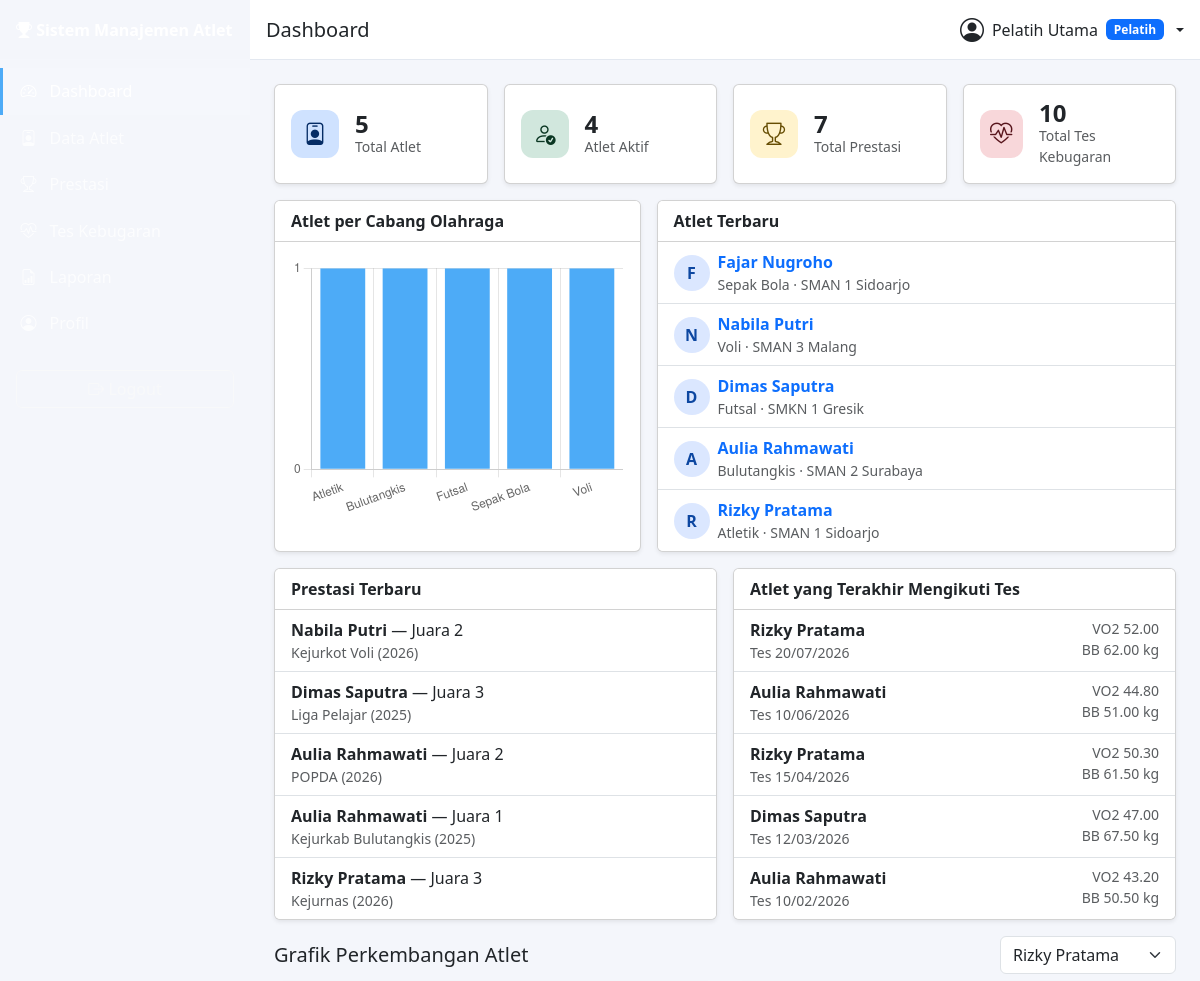
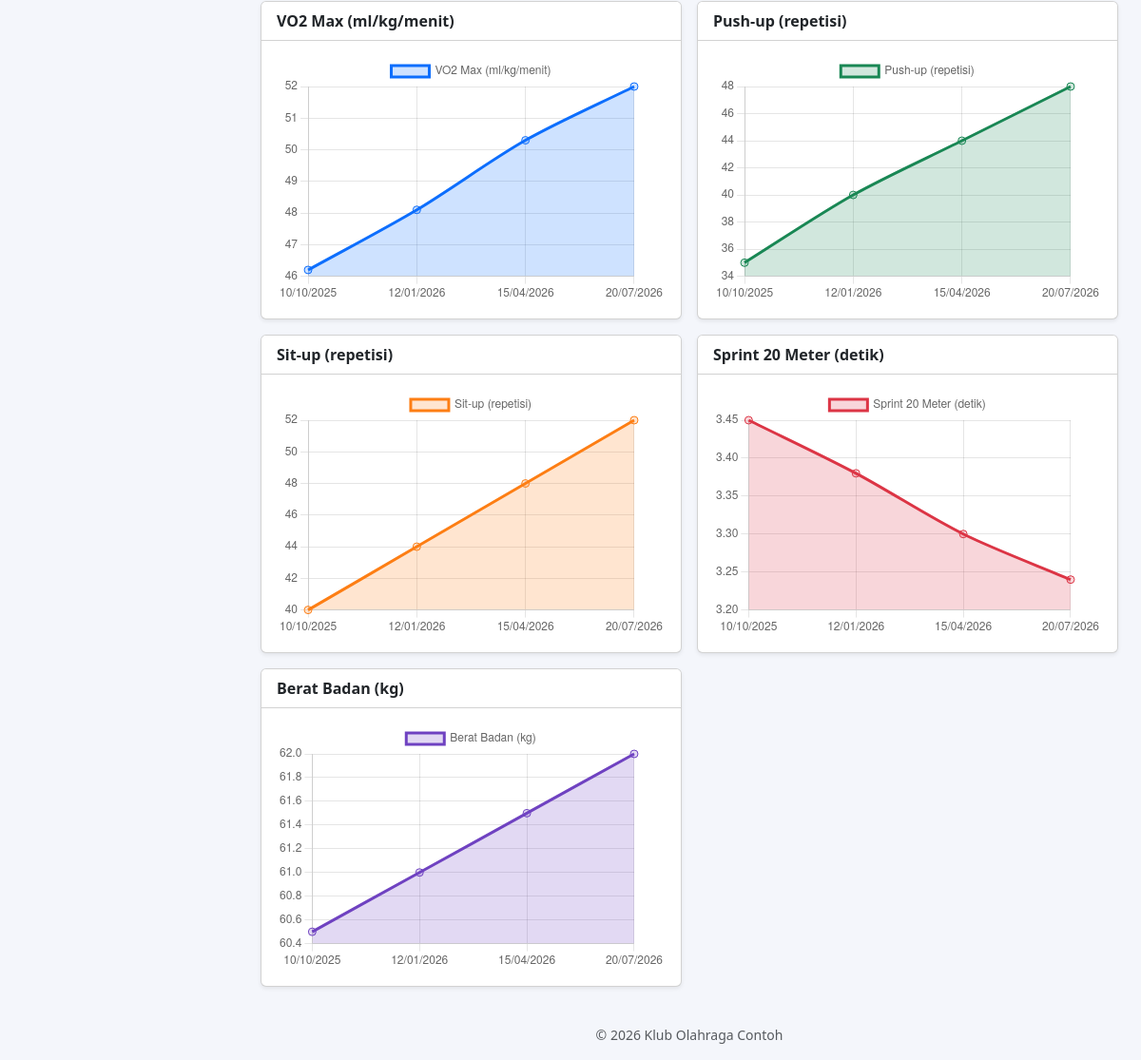
The page /coach/dashboard.php (signed in) on the database its author committed (2 pictures, top to bottom).
### tables this page shows
CREATE TABLE athletes (
  id            INT UNSIGNED NOT NULL AUTO_INCREMENT,
  full_name     VARCHAR(100) NOT NULL,
  gender        ENUM('Laki-laki','Perempuan') NOT NULL,
  birth_place   VARCHAR(100) NULL,
  birth_date    DATE NOT NULL,
  address       TEXT NULL,
  phone         VARCHAR(20) NULL,
  school        VARCHAR(150) NULL,
  `class`       VARCHAR(20) NULL,
  sport         VARCHAR(50) NOT NULL,               
  position      VARCHAR(50) NULL,
  jersey_number TINYINT UNSIGNED NULL,
  status        ENUM('aktif','nonaktif') NOT NULL DEFAULT 'aktif',
  photo         VARCHAR(255) NULL,                  
  notes         TEXT NULL,
  created_at    TIMESTAMP NOT NULL DEFAULT CURRENT_TIMESTAMP,
  updated_at    TIMESTAMP NOT NULL DEFAULT CURRENT_TIMESTAMP ON UPDATE CURRENT_TIMESTAMP,
  PRIMARY KEY (id),
  INDEX idx_athletes_name   (full_name),
  INDEX idx_athletes_sport  (sport),
  INDEX idx_athletes_school (school),
  INDEX idx_athletes_status (status)
);

CREATE TABLE achievements (
  id               INT UNSIGNED NOT NULL AUTO_INCREMENT,
  athlete_id       INT UNSIGNED NOT NULL,
  competition_year YEAR NOT NULL,
  competition_name VARCHAR(150) NOT NULL,
  category         VARCHAR(100) NULL,
  result           VARCHAR(100) NOT NULL,           
  `rank`           SMALLINT UNSIGNED NULL,          
  notes            TEXT NULL,
  created_at       TIMESTAMP NOT NULL DEFAULT CURRENT_TIMESTAMP,
  updated_at       TIMESTAMP NOT NULL DEFAULT CURRENT_TIMESTAMP ON UPDATE CURRENT_TIMESTAMP,
  PRIMARY KEY (id),
  INDEX idx_ach_athlete (athlete_id),
  INDEX idx_ach_year (competition_year),
  CONSTRAINT fk_ach_athlete
    FOREIGN KEY (athlete_id) REFERENCES athletes(id)
    ON DELETE CASCADE ON UPDATE CASCADE
);

CREATE TABLE fitness_tests (
  id            INT UNSIGNED NOT NULL AUTO_INCREMENT,
  athlete_id    INT UNSIGNED NOT NULL,
  test_date     DATE NOT NULL,
  height        DECIMAL(5,2) NULL,                  
  weight        DECIMAL(5,2) NULL,                  
  push_up       SMALLINT UNSIGNED NULL,             
  sit_up        SMALLINT UNSIGNED NULL,             
  sprint_20m    DECIMAL(5,2) NULL,                  
  beep_test     DECIMAL(4,1) NULL,                  
  sit_and_reach DECIMAL(5,2) NULL,                  
  agility       DECIMAL(5,2) NULL,                  
  vo2_max       DECIMAL(5,2) NULL,                  
  notes         TEXT NULL,
  created_at    TIMESTAMP NOT NULL DEFAULT CURRENT_TIMESTAMP,
  updated_at    TIMESTAMP NOT NULL DEFAULT CURRENT_TIMESTAMP ON UPDATE CURRENT_TIMESTAMP,
  PRIMARY KEY (id),
  INDEX idx_ft_athlete_date (athlete_id, test_date),
  CONSTRAINT fk_ft_athlete
    FOREIGN KEY (athlete_id) REFERENCES athletes(id)
    ON DELETE CASCADE ON UPDATE CASCADE,
  CONSTRAINT chk_ft_height CHECK (height IS NULL OR (height > 0 AND height < 300)),
  CONSTRAINT chk_ft_weight CHECK (weight IS NULL OR (weight > 0 AND weight < 300))
);

### coach/dashboard.php (called while the page is built, shortened)
<?php
require_once __DIR__ . '/../middleware/role.php';
require __DIR__ . '/../modules/dashboard.php';

### middleware/role.php (called while the page is built, shortened)
<?php
require_once __DIR__ . '/auth.php';
function isAdmin(): bool { return ($_SESSION['role'] ?? '') === 'admin'; }

### modules/dashboard.php (the view, shortened to what this page needs)
<?php
require_once __DIR__ . '/../middleware/role.php';
$pdo = db();
$isAdmin = isAdmin();
$count = function (string $sql) use ($pdo): int {
    return (int) $pdo->query($sql)->fetchColumn();
};
if ($isAdmin) {
    $cards = [
        ['Total Pengguna', 'bi-people', $count('SELECT COUNT(*) FROM users'), 'primary'],
        ['Total Pelatih', 'bi-person-workspace', $count("SELECT COUNT(*) FROM users WHERE role='pelatih'"), 'info'],
        ['Total Atlet', 'bi-person-badge', $count('SELECT COUNT(*) FROM athletes'), 'success'],
        ['Atlet Aktif', 'bi-person-check', $count("SELECT COUNT(*) FROM athletes WHERE status='aktif'"), 'success'],
        ['Atlet Nonaktif', 'bi-person-dash', $count("SELECT COUNT(*) FROM athletes WHERE status='nonaktif'"), 'secondary'],
        ['Total Prestasi', 'bi-trophy', $count('SELECT COUNT(*) FROM achievements'), 'warning'],
        ['Total Tes Kebugaran', 'bi-heart-pulse', $count('SELECT COUNT(*) FROM fitness_tests'), 'danger'],
    ];
} else {
    $cards = [
        ['Total Atlet', 'bi-person-badge', $count('SELECT COUNT(*) FROM athletes'), 'primary'],
        ['Atlet Aktif', 'bi-person-check', $count("SELECT COUNT(*) FROM athletes WHERE status='aktif'"), 'success'],
        ['Total Prestasi', 'bi-trophy', $count('SELECT COUNT(*) FROM achievements'), 'warning'],
        ['Total Tes Kebugaran', 'bi-heart-pulse', $count('SELECT COUNT(*) FROM fitness_tests'), 'danger'],
    ];
}
$recentAthletes = $pdo->query('SELECT id, full_name, sport, school, photo FROM athletes ORDER BY id DESC LIMIT 5')->fetchAll();
$recentAch = $pdo->query('SELECT a.id AS athlete_id, a.full_name, c.competition_year, c.competition_name, c.result
                          FROM achievements c JOIN athletes a ON a.id = c.athlete_id ORDER BY c.id DESC LIMIT 5')->fetchAll();
$recentTests = $pdo->query('SELECT a.id AS athlete_id, a.full_name, t.test_date, t.vo2_max, t.weight
                            FROM fitness_tests t JOIN athletes a ON a.id = t.athlete_id ORDER BY t.test_date DESC, t.id DESC LIMIT 5')->fetchAll();
$bySport = $pdo->query('SELECT sport, COUNT(*) AS c FROM athletes GROUP BY sport ORDER BY c DESC, sport')->fetchAll();
$athleteList = [];
$selId = 0;
if (!$isAdmin) {
    $athleteList = $pdo->query('SELECT id, full_name FROM athletes ORDER BY full_name')->fetchAll();
    $validIds = array_map('intval', array_column($athleteList, 'id'));
    $selId = get_id('athlete_id');
    if (!in_array($selId, $validIds, true)) {
        $selId = $recentTests ? (int) $recentTests[0]['athlete_id'] : ($validIds[0] ?? 0);
    }
}
include ROOT_PATH . '/components/header.php';
?>
<div class="row g-3 mb-3">
    <?php foreach ($cards as [$label, $icon, $val, $color]): ?>
        <div class="col-6 col-lg-3">
            <div class="card shadow-sm stat-card h-100"><div class="card-body d-flex align-items-center gap-3">
                <div class="stat-icon bg-<?= e($color) ?>-subtle text-<?= e($color) ?>-emphasis"><i class="bi <?= e($icon) ?>"></i></div>
                <div><div class="fs-4 fw-bold lh-1"><?= (int) $val ?></div><div class="text-muted small"><?= e($label) ?></div></div>
            </div></div>
        </div>
    <?php endforeach; ?>
</div>
<div class="row g-3 mb-3">
    <div class="col-lg-5"><div class="card shadow-sm h-100">
        <div class="card-header bg-white fw-semibold">Atlet per Cabang Olahraga</div>
        <div class="card-body"><?php if ($bySport): ?><div class="chart-box"><canvas id="sportChart"></canvas></div><?php else: ?><p class="text-muted mb-0">Belum ada data.</p><?php endif; ?></div>
    </div></div>
    <div class="col-lg-7"><div class="card shadow-sm h-100">
        <div class="card-header bg-white fw-semibold">Atlet Terbaru</div>
        <ul class="list-group list-group-flush">
            <?php foreach ($recentAthletes as $a): ?>
                <li class="list-group-item d-flex align-items-center gap-2"><?= avatar_html($a['full_name'], $a['photo'], 36) ?>
                    <div><a class="fw-semibold text-decoration-none" href="<?= e(url('athletes/view.php?id=' . $a['id'])) ?>"><?= e($a['full_name']) ?></a>
                    <div class="small text-muted"><?= e($a['sport']) ?> &middot; <?= e($a['school'] ?: '-') ?></div></div></li>
            <?php endforeach; ?>
        </ul>
    </div></div>
</div>
<div class="row g-3 mb-3">
    <div class="col-lg-6"><div class="card shadow-sm h-100">
        <div class="card-header bg-white fw-semibold">Prestasi Terbaru</div>
        <ul class="list-group list-group-flush">
            <?php foreach ($recentAch as $r): ?>
                <li class="list-group-item"><strong><?= e($r['full_name']) ?></strong> &mdash; <?= e($r['result']) ?>
                    <div class="small text-muted"><?= e($r['competition_name']) ?> (<?= e($r['competition_year']) ?>)</div></li>
            <?php endforeach; ?>
        </ul>
    </div></div>
    <div class="col-lg-6"><div class="card shadow-sm h-100">
        <div class="card-header bg-white fw-semibold"><?= $isAdmin ? 'Tes Kebugaran Terbaru' : 'Atlet yang Terakhir Mengikuti Tes' ?></div>
        <ul class="list-group list-group-flush">
            <?php foreach ($recentTests as $r): ?>
                <li class="list-group-item d-flex justify-content-between">
                    <span><strong><?= e($r['full_name']) ?></strong><div class="small text-muted">Tes <?= e(fmt_date($r['test_date'])) ?></div></span>
                    <span class="text-end small text-muted">VO2 <?= e($r['vo2_max'] ?? '-') ?><br>BB <?= e($r['weight'] ?? '-') ?> kg</span></li>
            <?php endforeach; ?>
        </ul>
    </div></div>
</div>
<?php if (!$isAdmin): ?>
    <div class="d-flex flex-wrap justify-content-between align-items-center gap-2 mb-2">
        <h2 class="h5 mb-0">Grafik Perkembangan Atlet</h2>
        <form method="get" class="d-flex gap-2">
            <select name="athlete_id" class="form-select" onchange="this.form.submit()">
                <?php foreach ($athleteList as $a): ?><option value="<?= (int) $a['id'] ?>" <?= $selId === (int) $a['id'] ? 'selected' : '' ?>><?= e($a['full_name']) ?></option><?php endforeach; ?>
            </select>
        </form>
    </div>
    <?php include ROOT_PATH . '/components/progress_charts.php'; ?>
<?php endif; ?>
<?php if ($bySport): ?>
<script>
new Chart(document.getElementById('sportChart'), {
    type: 'bar',
    data: { labels: <?= js_json(array_column($bySport, 'sport')) ?>,
            datasets: [{ label: 'Jumlah atlet', data: <?= js_json(array_map('intval', array_column($bySport, 'c'))) ?>, backgroundColor: '#4dabf7' }] },
    options: { responsive: true, maintainAspectRatio: false, plugins: { legend: { display: false } }, scales: { y: { beginAtZero: true, ticks: { precision: 0 } } } }
});
</script>
<?php endif; ?>
<?php include ROOT_PATH . '/components/footer.php';

### middleware/auth.php (shortened to what this page needs)
<?php
function e($v): string
{
    return htmlspecialchars((string) $v, ENT_QUOTES | ENT_SUBSTITUTE, 'UTF-8');
}
function js_json($v): string
{
    return json_encode($v, JSON_HEX_TAG | JSON_HEX_AMP | JSON_HEX_APOS | JSON_HEX_QUOT | JSON_UNESCAPED_UNICODE | JSON_PARTIAL_OUTPUT_ON_ERROR);
}
function role_dir(?string $role = null): string
{
    $role = $role ?? ($_SESSION['role'] ?? '');
    return ['admin' => 'admin', 'pelatih' => 'coach', 'atlet' => 'athlete'][$role] ?? '';
}
function url(string $path = ''): string
{
    return BASE_URL . '/' . role_dir() . '/' . ltrim($path, '/');
}
function fmt_date(?string $d): string
{
    $t = strtotime($d);
    return $t ? date('d/m/Y', $t) : '-';
}
function role_label(string $r): string
{
    return ['admin' => 'Admin', 'pelatih' => 'Pelatih', 'atlet' => 'Atlet'][$r] ?? $r;
}
function role_badge(string $r): string
{
    $c = ['admin' => 'danger', 'pelatih' => 'primary', 'atlet' => 'success'][$r] ?? 'secondary';
    return '<span class="badge bg-' . $c . '">' . e(role_label($r)) . '</span>';
}
function avatar_html(string $name, ?string $photo, int $size = 40): string
{
    $s = (int) $size;
    $init = mb_strtoupper(mb_substr(trim($name), 0, 1));
    return '<div class="avatar avatar-text" style="width:' . $s . 'px;height:' . $s . 'px;font-size:' . round($s / 2.3) . 'px">' . e($init) . '</div>';
}

### rows shown on the page
athletes: full_name "F", full_name "Fajar Nugroho", sport "Sepak Bola", school "SMAN 1 Sidoarjo"
athletes: full_name "N", full_name "Nabila Putri", sport "Voli", school "SMAN 3 Malang"
athletes: full_name "D", full_name "Dimas Saputra", sport "Futsal", school "SMKN 1 Gresik"
athletes: full_name "A", full_name "Aulia Rahmawati", sport "Bulutangkis", school "SMAN 2 Surabaya"
athletes: full_name "R", full_name "Rizky Pratama", sport "Atletik", school "SMAN 1 Sidoarjo"
achievements: athlete.full_name "Nabila Putri", result "Juara 2", competition_name "Kejurkot Voli", competition_year "2026"
achievements: athlete.full_name "Dimas Saputra", result "Juara 3", competition_name "Liga Pelajar", competition_year "2025"
achievements: athlete.full_name "Aulia Rahmawati", result "Juara 2", competition_name "POPDA", competition_year "2026"
achievements: athlete.full_name "Aulia Rahmawati", result "Juara 1", competition_name "Kejurkab Bulutangkis", competition_year "2025"
achievements: athlete.full_name "Rizky Pratama", result "Juara 3", competition_name "Kejurnas", competition_year "2026"
fitness_tests: athlete.full_name "Rizky Pratama", test_date "20/07/2026", vo2_max "52.00", weight "62.00"
fitness_tests: athlete.full_name "Aulia Rahmawati", test_date "10/06/2026", vo2_max "44.80", weight "51.00"
fitness_tests: athlete.full_name "Rizky Pratama", test_date "15/04/2026", vo2_max "50.30", weight "61.50"
fitness_tests: athlete.full_name "Dimas Saputra", test_date "12/03/2026", vo2_max "47.00", weight "67.50"
fitness_tests: athlete.full_name "Aulia Rahmawati", test_date "10/02/2026", vo2_max "43.20", weight "50.50"

### other values the page prints
$pageTitle "Dashboard"
$_SESSION['full_name'] "Pelatih Utama"
role_label($r) "Pelatih"
$val "5"
$label "Total Atlet"
$val "4"
$label "Atlet Aktif"
$val "7"
$label "Total Prestasi"
$val "10"
$label "Total Tes Kebugaran"
$c['label'] "VO2 Max (ml/kg/menit)"
$c['label'] "Push-up (repetisi)"
$c['label'] "Sit-up (repetisi)"
$c['label'] "Sprint 20 Meter (detik)"
